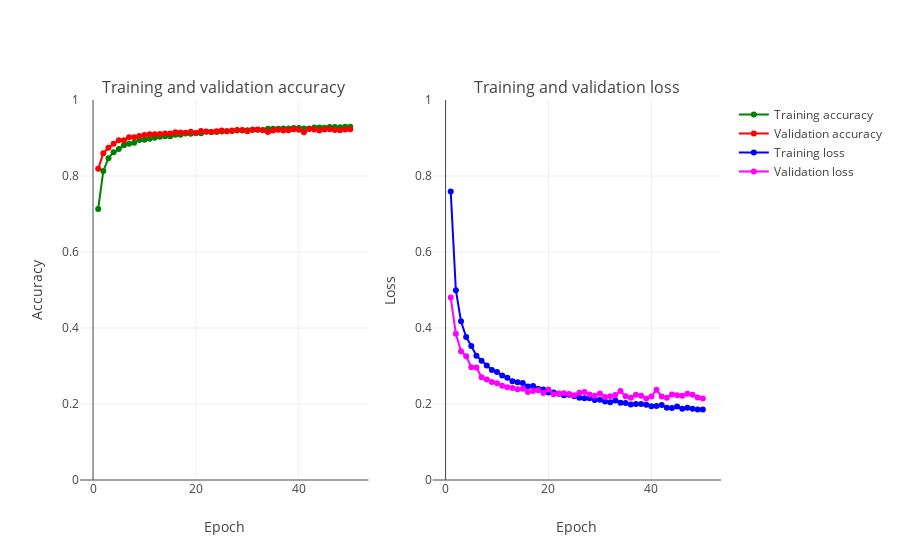

Source (notebook cell):
### Markdown cell above
## <a id="57">Prediction accuracy with the new model</a>

Let's re-evaluate the prediction accuracy with the new model.

### Code cell
plot_accuracy_and_loss(train_model)

### Figure 1 — Plotly figure (JSON) as saved in the notebook; plotly's stock layout.template omitted (floating-point values rounded to 4 significant figures)
{"data": [{"marker": {"color": "Green"}, "mode": "markers+lines", "name": "Training accuracy", "text": ["1", "2", "3", "4", "5", "6", "7", "8", "9", "10", "11", "12", "13", "14", "15", "16", "17", "18", "19", "20", "21", "22", "23", "24", "25", "26", "27", "28", "29", "30", "31", "32", "33", "34", "35", "36", "37", "38", "39", "40", "41", "42", "43", "44", "45", "46", "47", "48", "49", "50"], "type": "scatter", "uid": "1b8884ae-d674-11eb-9d36-6bf34c4607cd", "x": [1, 2, 3, 4, 5, 6, 7, 8, 9, 10, 11, 12, 13, 14, 15, 16, 17, 18, 19, 20, 21, 22, 23, 24, 25, 26, 27, 28, 29, 30, 31, 32, 33, 34, 35, 36, 37, 38, 39, 40, 41, 42, 43, 44, 45, 46, 47, 48, 49, 50], "xaxis": "x", "y": [0.7135, 0.8131, 0.8469, 0.8624, 0.8708, 0.8812, 0.885, 0.8878, 0.8945, 0.8953, 0.8982, 0.9008, 0.9034, 0.9046, 0.9048, 0.9088, 0.9083, 0.912, 0.9111, 0.9134, 0.9128, 0.9165, 0.9158, 0.9155, 0.9173, 0.9177, 0.9197, 0.92, 0.9195, 0.9203, 0.9223, 0.9214, 0.9208, 0.924, 0.9245, 0.924, 0.925, 0.9249, 0.9262, 0.9262, 0.9252, 0.9248, 0.9279, 0.928, 0.9267, 0.9286, 0.9287, 0.9284, 0.9297, 0.9297], "yaxis": "y"}, {"marker": {"color": "Red"}, "mode": "markers+lines", "name": "Validation accuracy", "text": ["1", "2", "3", "4", "5", "6", "7", "8", "9", "10", "11", "12", "13", "14", "15", "16", "17", "18", "19", "20", "21", "22", "23", "24", "25", "26", "27", "28", "29", "30", "31", "32", "33", "34", "35", "36", "37", "38", "39", "40", "41", "42", "43", "44", "45", "46", "47", "48", "49", "50"], "type": "scatter", "uid": "1b896c8e-d674-11eb-9d36-6bf34c4607cd", "x": [1, 2, 3, 4, 5, 6, 7, 8, 9, 10, 11, 12, 13, 14, 15, 16, 17, 18, 19, 20, 21, 22, 23, 24, 25, 26, 27, 28, 29, 30, 31, 32, 33, 34, 35, 36, 37, 38, 39, 40, 41, 42, 43, 44, 45, 46, 47, 48, 49, 50], "xaxis": "x", "y": [0.8189, 0.8597, 0.8745, 0.8849, 0.8939, 0.8943, 0.9018, 0.902, 0.9051, 0.9077, 0.9102, 0.9102, 0.9107, 0.9121, 0.9118, 0.9149, 0.9144, 0.9139, 0.9163, 0.9132, 0.9186, 0.917, 0.9161, 0.9181, 0.9197, 0.9175, 0.9184, 0.9208, 0.921, 0.9178, 0.9208, 0.9224, 0.9203, 0.9156, 0.92, 0.9215, 0.9197, 0.9204, 0.9231, 0.9219, 0.9151, 0.9235, 0.9224, 0.9196, 0.9223, 0.9232, 0.9212, 0.9201, 0.9223, 0.9232], "yaxis": "y"}, {"marker": {"color": "Blue"}, "mode": "markers+lines", "name": "Training loss", "text": ["1", "2", "3", "4", "5", "6", "7", "8", "9", "10", "11", "12", "13", "14", "15", "16", "17", "18", "19", "20", "21", "22", "23", "24", "25", "26", "27", "28", "29", "30", "31", "32", "33", "34", "35", "36", "37", "38", "39", "40", "41", "42", "43", "44", "45", "46", "47", "48", "49", "50"], "type": "scatter", "uid": "1b8a4fa0-d674-11eb-9d36-6bf34c4607cd", "x": [1, 2, 3, 4, 5, 6, 7, 8, 9, 10, 11, 12, 13, 14, 15, 16, 17, 18, 19, 20, 21, 22, 23, 24, 25, 26, 27, 28, 29, 30, 31, 32, 33, 34, 35, 36, 37, 38, 39, 40, 41, 42, 43, 44, 45, 46, 47, 48, 49, 50], "xaxis": "x2", "y": [0.7589, 0.4995, 0.4176, 0.3764, 0.3527, 0.3271, 0.3141, 0.3011, 0.2894, 0.2843, 0.2753, 0.2693, 0.2602, 0.2575, 0.2551, 0.2463, 0.2472, 0.2401, 0.2383, 0.23, 0.2303, 0.227, 0.2229, 0.2244, 0.2202, 0.2166, 0.2152, 0.2149, 0.2108, 0.2112, 0.2065, 0.2048, 0.2094, 0.2033, 0.2029, 0.199, 0.1999, 0.1997, 0.1979, 0.1938, 0.1944, 0.1972, 0.19, 0.1895, 0.1935, 0.1873, 0.1901, 0.1873, 0.1856, 0.1854], "yaxis": "y2"}, {"marker": {"color": "Magenta"}, "mode": "markers+lines", "name": "Validation loss", "text": ["1", "2", "3", "4", "5", "6", "7", "8", "9", "10", "11", "12", "13", "14", "15", "16", "17", "18", "19", "20", "21", "22", "23", "24", "25", "26", "27", "28", "29", "30", "31", "32", "33", "34", "35", "36", "37", "38", "39", "40", "41", "42", "43", "44", "45", "46", "47", "48", "49", "50"], "type": "scatter", "uid": "1b8b2d30-d674-11eb-9d36-6bf34c4607cd", "x": [1, 2, 3, 4, 5, 6, 7, 8, 9, 10, 11, 12, 13, 14, 15, 16, 17, 18, 19, 20, 21, 22, 23, 24, 25, 26, 27, 28, 29, 30, 31, 32, 33, 34, 35, 36, 37, 38, 39, 40, 41, 42, 43, 44, 45, 46, 47, 48, 49, 50], "xaxis": "x2", "y": [0.4801, 0.3845, 0.3389, 0.3258, 0.2969, 0.2959, 0.2704, 0.2642, 0.258, 0.2547, 0.2481, 0.2441, 0.2423, 0.239, 0.2402, 0.2318, 0.2345, 0.236, 0.2289, 0.2384, 0.2254, 0.2275, 0.228, 0.2263, 0.2233, 0.2294, 0.2313, 0.225, 0.2217, 0.2277, 0.2185, 0.2206, 0.2237, 0.234, 0.2202, 0.2168, 0.2246, 0.2214, 0.2146, 0.22, 0.2373, 0.2198, 0.2165, 0.2248, 0.2229, 0.2215, 0.2267, 0.2244, 0.2173, 0.2146], "yaxis": "y2"}], "layout": {"annotations": [{"font": {"size": 16}, "showarrow": false, "text": "Training and validation accuracy", "x": 0.225, "xanchor": "center", "xref": "paper", "y": 1, "yanchor": "bottom", "yref": "paper"}, {"font": {"size": 16}, "showarrow": false, "text": "Training and validation loss", "x": 0.775, "xanchor": "center", "xref": "paper", "y": 1, "yanchor": "bottom", "yref": "paper"}], "xaxis": {"anchor": "y", "domain": [0, 0.45], "title": "Epoch"}, "xaxis2": {"anchor": "y2", "domain": [0.55, 1], "title": "Epoch"}, "yaxis": {"anchor": "x", "domain": [0, 1], "range": [0, 1], "title": "Accuracy"}, "yaxis2": {"anchor": "x2", "domain": [0, 1], "range": [0, 1], "title": "Loss"}}}
